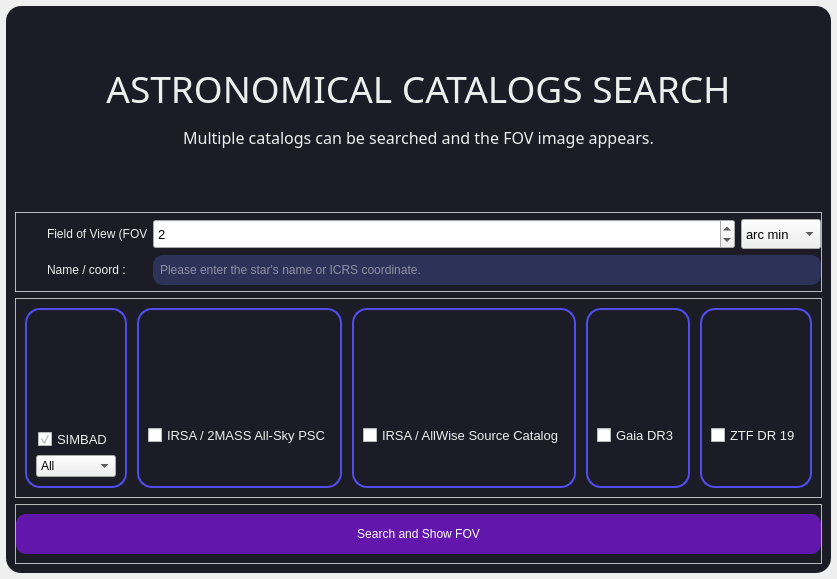
      <widget class="QWidget" name="simdataPage">
       <property name="styleSheet">
        <string notr="true">QTableView {
background: #2d3259;
gridline-color:black;
border-radius: 15px;
border-color: #000000;
padding: 10px;
font-size: 9pt;
color: #eeeeee;
}

QTableView::item 
        {   
            color: white;
            background:black;            
        }
 QTableView::item:hover
        {   
            color: black;
            background:#ffaa00;            
        }
 QTableView::item:focus
        {   
            color: #eeeeee;
            background:#6316AC;            
        }


QHeaderView::section {

color:white; 
background-color:#232326 ;
border: none;
border-style:none;

 }
 QHeaderView {
    background: #2d3259;

}

QTableCornerButton::section { 
background-color:#232326; 
border-top-left-radius: 10px;
}

</string>
       </property>
       <layout class="QGridLayout" name="gridLayout_12">
        <property name="leftMargin">
         <number>6</number>
        </property>
        <property name="topMargin">
         <number>6</number>
        </property>
        <property name="rightMargin">
         <number>6</number>
        </property>
        <property name="bottomMargin">
         <number>6</number>
        </property>
        <item row="0" column="0">
         <widget class="QFrame" name="simframe">
          <property name="font">
           <font>
            <family>Candara</family>
            <weight>75</weight>
            <bold>true</bold>
           </font>
          </property>
          <property name="styleSheet">
           <string notr="true">#simframe{
background-color: #1c1c27;
border-radius: 15px;
}</string>
          </property>
          <property name="frameShape">
           <enum>QFrame::StyledPanel</enum>
          </property>
          <property name="frameShadow">
           <enum>QFrame::Raised</enum>
          </property>
          <layout class="QGridLayout" name="gridLayout_9">
           <property name="topMargin">
            <number>0</number>
           </property>
           <item row="1" column="0" colspan="2">
            <widget class="QFrame" name="qregframe">
             <property name="minimumSize">
              <size>
               <width>0</width>
               <height>30</height>
              </size>
             </property>
             <property name="maximumSize">
              <size>
               <width>16777215</width>
               <height>200</height>
              </size>
             </property>
             <property name="frameShape">
              <enum>QFrame::StyledPanel</enum>
             </property>
             <property name="frameShadow">
              <enum>QFrame::Raised</enum>
             </property>
             <layout class="QGridLayout" name="gridLayout_29">
              <property name="leftMargin">
               <number>0</number>
              </property>
              <property name="topMargin">
               <number>6</number>
              </property>
              <property name="rightMargin">
               <number>0</number>
              </property>
              <property name="bottomMargin">
               <number>6</number>
              </property>
              <item row="2" column="2" colspan="5">
               <widget class="QLineEdit" name="sim_lineEdit">
                <property name="minimumSize">
                 <size>
                  <width>0</width>
                  <height>30</height>
                 </size>
                </property>
                <property name="styleSheet">
                 <string notr="true">QLineEdit {
background: #2d3259;
border-radius: 10px;
color: #eeeeee;
font-family:Arial ;
padding: 5px;
}

QLineEdit:focus {
border: 2px solid #5190CB;

}</string>
                </property>
                <property name="text">
                 <string/>
                </property>
                <property name="placeholderText">
                 <string>Please enter the star's name or ICRS coordinate.</string>
                </property>
                <property name="clearButtonEnabled">
                 <bool>true</bool>
                </property>
               </widget>
              </item>
              <item row="2" column="1">
               <widget class="QLabel" name="label">
                <property name="minimumSize">
                 <size>
                  <width>100</width>
                  <height>0</height>
                 </size>
                </property>
                <property name="maximumSize">
                 <size>
                  <width>100</width>
                  <height>16777215</height>
                 </size>
                </property>
                <property name="styleSheet">
                 <string notr="true">QLabel {
color: #eeeeee;

}</string>
                </property>
                <property name="text">
                 <string>Name / coord :</string>
                </property>
               </widget>
              </item>
              <item row="2" column="0">
               <widget class="QLabel" name="label_2">
                <property name="minimumSize">
                 <size>
                  <width>25</width>
                  <height>25</height>
                 </size>
                </property>
                <property name="maximumSize">
                 <size>
                  <width>25</width>
                  <height>25</height>
                 </size>
                </property>
                <property name="text">
                 <string/>
                </property>
                <property name="pixmap">
                 <pixmap resource="../icon.qrc">:/icon/icon/index.svg</pixmap>
                </property>
               </widget>
              </item>
              <item row="0" column="0">
               <widget class="QLabel" name="queryiconlabel">
                <property name="minimumSize">
                 <size>
                  <width>25</width>
                  <height>25</height>
                 </size>
                </property>
                <property name="maximumSize">
                 <size>
                  <width>25</width>
                  <height>25</height>
                 </size>
                </property>
                <property name="text">
                 <string/>
                </property>
                <property name="pixmap">
                 <pixmap resource="../icon.qrc">:/icon/icon/region.svg</pixmap>
                </property>
                <property name="scaledContents">
                 <bool>true</bool>
                </property>
               </widget>
              </item>
              <item row="0" column="1">
               <widget class="QLabel" name="querylabel">
                <property name="minimumSize">
                 <size>
                  <width>100</width>
                  <height>30</height>
                 </size>
                </property>
                <property name="maximumSize">
                 <size>
                  <width>100</width>
                  <height>30</height>
                 </size>
                </property>
                <property name="text">
                 <string>&lt;html&gt;&lt;head/&gt;&lt;body&gt;&lt;p&gt;&lt;span style=&quot; color:#eeeeee;&quot;&gt;Field of View (FOV) :&lt;/span&gt;&lt;/p&gt;&lt;/body&gt;&lt;/html&gt;</string>
                </property>
               </widget>
              </item>
              <item row="0" column="2">
               <widget class="QSpinBox" name="qregion_spinBox">
                <property name="sizePolicy">
                 <sizepolicy hsizetype="Expanding" vsizetype="Fixed">
                  <horstretch>0</horstretch>
                  <verstretch>0</verstretch>
                 </sizepolicy>
                </property>
                <property name="minimumSize">
                 <size>
                  <width>0</width>
                  <height>30</height>
                 </size>
                </property>
                <property name="maximumSize">
                 <size>
                  <width>16777215</width>
                  <height>30</height>
                 </size>
                </property>
                <property name="font">
                 <font>
                  <family>Arial</family>
                  <pointsize>10</pointsize>
                 </font>
                </property>
                <property name="minimum">
                 <number>1</number>
                </property>
                <property name="maximum">
                 <number>60</number>
                </property>
                <property name="value">
                 <number>2</number>
                </property>
               </widget>
              </item>
              <item row="0" column="3" colspan="4">
               <widget class="QComboBox" name="qregion_comboBox">
                <property name="sizePolicy">
                 <sizepolicy hsizetype="Preferred" vsizetype="Fixed">
                  <horstretch>0</horstretch>
                  <verstretch>0</verstretch>
                 </sizepolicy>
                </property>
                <property name="minimumSize">
                 <size>
                  <width>80</width>
                  <height>30</height>
                 </size>
                </property>
                <property name="maximumSize">
                 <size>
                  <width>16777215</width>
                  <height>30</height>
                 </size>
                </property>
                <property name="font">
                 <font>
                  <family>Segoe UI</family>
                  <pointsize>10</pointsize>
                 </font>
                </property>
                <property name="currentIndex">
                 <number>1</number>
                </property>
                <item>
                 <property name="text">
                  <string>deg</string>
                 </property>
                </item>
                <item>
                 <property name="text">
                  <string>arc min</string>
                 </property>
                </item>
                <item>
                 <property name="text">
                  <string>arc sec</string>
                 </property>
                </item>
               </widget>
              </item>
             </layout>
            </widget>
           </item>
           <item row="3" column="0" colspan="2">
            <widget class="QFrame" name="frame_5">
             <property name="minimumSize">
              <size>
               <width>0</width>
               <height>200</height>
              </size>
             </property>
             <property name="maximumSize">
              <size>
               <width>16777215</width>
               <height>200</height>
              </size>
             </property>
             <property name="styleSheet">
              <string notr="true">QRadioButton{
color: #eeeeee;
}

QRadioButton::indicator {
width: 18px;
height: 18px;
border-radius:8px;
}

QRadioButton::indicator::unchecked
{
   background-color: #eeeeee;
}
QRadioButton::indicator:unchecked:hover
{
    background-color: #6316AC;
}
QRadioButton::indicator::checked 
{
   background-color: #6fcf97;
}

QRadioButton::indicator:checked:pressed 
{
   background-color: #7e31b5;
}

QRadioButton::indicator:unchecked:pressed 
{
   background-color: #7e31b5;
}

QCheckBox{
color: #eeeeee;
}</string>
             </property>
             <property name="frameShape">
              <enum>QFrame::StyledPanel</enum>
             </property>
             <property name="frameShadow">
              <enum>QFrame::Raised</enum>
             </property>
             <layout class="QGridLayout" name="gridLayout_31">
              <property name="horizontalSpacing">
               <number>10</number>
              </property>
              <item row="0" column="4">
               <widget class="QFrame" name="gaia_frame_cat">
                <property name="styleSheet">
                 <string notr="true">#gaia_frame_cat {
border: 2px solid #524eee;
border-radius: 15px;

}</string>
                </property>
                <property name="frameShape">
                 <enum>QFrame::StyledPanel</enum>
                </property>
                <property name="frameShadow">
                 <enum>QFrame::Raised</enum>
                </property>
                <layout class="QGridLayout" name="gridLayout_35">
                 <item row="0" column="0" alignment="Qt::AlignHCenter">
                  <widget class="QLabel" name="gaialabel_2">
                   <property name="minimumSize">
                    <size>
                     <width>40</width>
                     <height>40</height>
                    </size>
                   </property>
                   <property name="maximumSize">
                    <size>
                     <width>40</width>
                     <height>40</height>
                    </size>
                   </property>
                   <property name="text">
                    <string/>
                   </property>
                   <property name="pixmap">
                    <pixmap resource="../icon.qrc">:/icon/icon/Logo_Gaia.png</pixmap>
                   </property>
                   <property name="scaledContents">
                    <bool>true</bool>
                   </property>
                  </widget>
                 </item>
                 <item row="1" column="0" alignment="Qt::AlignHCenter">
                  <widget class="QCheckBox" name="gaia_checkBox">
                   <property name="minimumSize">
                    <size>
                     <width>0</width>
                     <height>20</height>
                    </size>
                   </property>
                   <property name="maximumSize">
                    <size>
                     <width>16777215</width>
                     <height>20</height>
                    </size>
                   </property>
                   <property name="font">
                    <font>
                     <family>Segoe UI</family>
                     <pointsize>10</pointsize>
                    </font>
                   </property>
                   <property name="text">
                    <string>Gaia DR3</string>
                   </property>
                  </widget>
                 </item>
                </layout>
               </widget>
              </item>
              <item row="0" column="0">
               <widget class="QFrame" name="simbad_frame_cat">
                <property name="styleSheet">
                 <string notr="true">#simbad_frame_cat{
border: 2px solid #524eee;
border-radius: 15px;

}</string>
                </property>
                <property name="frameShape">
                 <enum>QFrame::StyledPanel</enum>
                </property>
                <property name="frameShadow">
                 <enum>QFrame::Raised</enum>
                </property>
                <layout class="QGridLayout" name="gridLayout_32">
                 <item row="2" column="0">
                  <spacer name="verticalSpacer_10">
                   <property name="orientation">
                    <enum>Qt::Vertical</enum>
                   </property>
                   <property name="sizeHint" stdset="0">
                    <size>
                     <width>20</width>
                     <height>40</height>
                    </size>
                   </property>
                  </spacer>
                 </item>
                 <item row="4" column="0" alignment="Qt::AlignHCenter">
                  <widget class="QComboBox" name="simtype_combobox">
                   <property name="minimumSize">
                    <size>
                     <width>80</width>
                     <height>0</height>
                    </size>
                   </property>
                   <property name="maximumSize">
                    <size>
                     <width>80</width>
                     <height>16777215</height>
                    </size>
                   </property>
                   <item>
                    <property name="text">
                     <string>All</string>
                    </property>
                   </item>
                   <item>
                    <property name="text">
                     <string>Only stars</string>
                    </property>
                   </item>
                  </widget>
                 </item>
                 <item row="1" column="0" alignment="Qt::AlignHCenter">
                  <widget class="QLabel" name="simlabel_2">
                   <property name="minimumSize">
                    <size>
                     <width>80</width>
                     <height>40</height>
                    </size>
                   </property>
                   <property name="maximumSize">
                    <size>
                     <width>80</width>
                     <height>40</height>
                    </size>
                   </property>
                   <property name="text">
                    <string/>
                   </property>
                   <property name="pixmap">
                    <pixmap resource="../icon.qrc">:/icon/icon/simbad.png</pixmap>
                   </property>
                   <property name="scaledContents">
                    <bool>true</bool>
                   </property>
                  </widget>
                 </item>
                 <item row="3" column="0" alignment="Qt::AlignHCenter">
                  <widget class="QCheckBox" name="simbad_checkBox">
                   <property name="minimumSize">
                    <size>
                     <width>0</width>
                     <height>20</height>
                    </size>
                   </property>
                   <property name="maximumSize">
                    <size>
                     <width>16777215</width>
                     <height>20</height>
                    </size>
                   </property>
                   <property name="font">
                    <font>
                     <family>Segoe UI</family>
                     <pointsize>10</pointsize>
                    </font>
                   </property>
                   <property name="text">
                    <string>SIMBAD</string>
                   </property>
                   <property name="checked">
                    <bool>true</bool>
                   </property>
                  </widget>
                 </item>
                 <item row="0" column="0">
                  <spacer name="verticalSpacer_11">
                   <property name="orientation">
                    <enum>Qt::Vertical</enum>
                   </property>
                   <property name="sizeHint" stdset="0">
                    <size>
                     <width>20</width>
                     <height>40</height>
                    </size>
                   </property>
                  </spacer>
                 </item>
                </layout>
               </widget>
              </item>
              <item row="0" column="1">
               <widget class="QFrame" name="tmass_frame_cat">
                <property name="styleSheet">
                 <string notr="true">#tmass_frame_cat {
border: 2px solid #524eee;
border-radius: 15px;

}</string>
                </property>
                <property name="frameShape">
                 <enum>QFrame::StyledPanel</enum>
                </property>
                <property name="frameShadow">
                 <enum>QFrame::Raised</enum>
                </property>
                <layout class="QGridLayout" name="gridLayout_33">
                 <item row="1" column="0" colspan="2">
                  <widget class="QCheckBox" name="irsa_checkBox">
                   <property name="minimumSize">
                    <size>
                     <width>0</width>
                     <height>20</height>
                    </size>
                   </property>
                   <property name="font">
                    <font>
                     <family>Segoe UI</family>
                     <pointsize>10</pointsize>
                    </font>
                   </property>
                   <property name="text">
                    <string>IRSA / 2MASS All-Sky PSC</string>
                   </property>
                  </widget>
                 </item>
                 <item row="0" column="1">
                  <widget class="QLabel" name="twomasslabel_2">
                   <property name="minimumSize">
                    <size>
                     <width>80</width>
                     <height>40</height>
                    </size>
                   </property>
                   <property name="maximumSize">
                    <size>
                     <width>80</width>
                     <height>40</height>
                    </size>
                   </property>
                   <property name="text">
                    <string/>
                   </property>
                   <property name="pixmap">
                    <pixmap resource="../icon.qrc">:/icon/icon/2mass.png</pixmap>
                   </property>
                   <property name="scaledContents">
                    <bool>true</bool>
                   </property>
                  </widget>
                 </item>
                 <item row="0" column="0">
                  <widget class="QLabel" name="irsalabel_2">
                   <property name="minimumSize">
                    <size>
                     <width>80</width>
                     <height>40</height>
                    </size>
                   </property>
                   <property name="maximumSize">
                    <size>
                     <width>80</width>
                     <height>40</height>
                    </size>
                   </property>
                   <property name="text">
                    <string/>
                   </property>
                   <property name="pixmap">
                    <pixmap resource="../icon.qrc">:/icon/icon/irsa.png</pixmap>
                   </property>
                   <property name="scaledContents">
                    <bool>true</bool>
                   </property>
                  </widget>
                 </item>
                </layout>
               </widget>
              </item>
              <item row="0" column="3">
               <widget class="QFrame" name="wise_frame_cat">
                <property name="styleSheet">
                 <string notr="true">#wise_frame_cat {
border: 2px solid#524eee;
border-radius: 15px;

}</string>
                </property>
                <property name="frameShape">
                 <enum>QFrame::StyledPanel</enum>
                </property>
                <property name="frameShadow">
                 <enum>QFrame::Raised</enum>
                </property>
                <layout class="QGridLayout" name="gridLayout_34">
                 <item row="0" column="0">
                  <widget class="QLabel" name="irsalabel_3">
                   <property name="minimumSize">
                    <size>
                     <width>80</width>
                     <height>40</height>
                    </size>
                   </property>
                   <property name="maximumSize">
                    <size>
                     <width>80</width>
                     <height>40</height>
                    </size>
                   </property>
                   <property name="text">
                    <string/>
                   </property>
                   <property name="pixmap">
                    <pixmap resource="../icon.qrc">:/icon/icon/irsa.png</pixmap>
                   </property>
                   <property name="scaledContents">
                    <bool>true</bool>
                   </property>
                  </widget>
                 </item>
                 <item row="0" column="1">
                  <widget class="QLabel" name="irsalabel_4">
                   <property name="minimumSize">
                    <size>
                     <width>80</width>
                     <height>40</height>
                    </size>
                   </property>
                   <property name="maximumSize">
                    <size>
                     <width>80</width>
                     <height>40</height>
                    </size>
                   </property>
                   <property name="text">
                    <string/>
                   </property>
                   <property name="pixmap">
                    <pixmap resource="../icon.qrc">:/icon/icon/WISE_logo.png</pixmap>
                   </property>
                   <property name="scaledContents">
                    <bool>true</bool>
                   </property>
                  </widget>
                 </item>
                 <item row="1" column="0" colspan="2">
                  <widget class="QCheckBox" name="wise_checkBox">
                   <property name="minimumSize">
                    <size>
                     <width>0</width>
                     <height>20</height>
                    </size>
                   </property>
                   <property name="maximumSize">
                    <size>
                     <width>16777215</width>
                     <height>20</height>
                    </size>
                   </property>
                   <property name="font">
                    <font>
                     <family>Segoe UI</family>
                     <pointsize>10</pointsize>
                    </font>
                   </property>
                   <property name="text">
                    <string>IRSA / AllWise Source Catalog</string>
                   </property>
                  </widget>
                 </item>
                </layout>
               </widget>
              </item>
              <item row="0" column="5">
               <widget class="QFrame" name="ztf_frame_cat">
                <property name="styleSheet">
                 <string notr="true">#ztf_frame_cat {
border: 2px solid #524eee;
border-radius: 15px;

}</string>
                </property>
                <property name="frameShape">
                 <enum>QFrame::StyledPanel</enum>
                </property>
                <property name="frameShadow">
                 <enum>QFrame::Raised</enum>
                </property>
                <layout class="QGridLayout" name="gridLayout_36">
                 <item row="0" column="0" alignment="Qt::AlignHCenter">
                  <widget class="QLabel" name="ztflabel_2">
                   <property name="minimumSize">
                    <size>
                     <width>65</width>
                     <height>40</height>
                    </size>
                   </property>
                   <property name="maximumSize">
                    <size>
                     <width>65</width>
                     <height>40</height>
                    </size>
                   </property>
                   <property name="text">
                    <string/>
                   </property>
                   <property name="pixmap">
                    <pixmap resource="../icon.qrc">:/icon/icon/ztf_logo.png</pixmap>
                   </property>
                   <property name="scaledContents">
                    <bool>true</bool>
                   </property>
                  </widget>
                 </item>
                 <item row="1" column="0" alignment="Qt::AlignHCenter">
                  <widget class="QCheckBox" name="ztf_checkBox">
                   <property name="minimumSize">
                    <size>
                     <width>0</width>
                     <height>20</height>
                    </size>
                   </property>
                   <property name="maximumSize">
                    <size>
                     <width>16777215</width>
                     <height>20</height>
                    </size>
                   </property>
                   <property name="font">
                    <font>
                     <family>Segoe UI</family>
                     <pointsize>10</pointsize>
                    </font>
                   </property>
                   <property name="text">
                    <string>ZTF DR 19</string>
                   </property>
                  </widget>
                 </item>
                </layout>
               </widget>
              </item>
             </layout>
            </widget>
           </item>
           <item row="4" column="0" colspan="2">
            <widget class="QFrame" name="frame_3">
             <property name="minimumSize">
              <size>
               <width>200</width>
               <height>60</height>
              </size>
             </property>
             <property name="maximumSize">
              <size>
               <width>16777215</width>
               <height>100</height>
              </size>
             </property>
             <property name="styleSheet">
              <string notr="true">QPushButton{
background-color:  #6316AC;
border-radius: 10px;
	color: rgb(255, 255, 255);
}
QPushButton:hover {
background-color: #765cde;
}
    
QPushButton:pressed {
    background-color: #7e31b5;
}</string>
             </property>
             <property name="frameShape">
              <enum>QFrame::StyledPanel</enum>
             </property>
             <property name="frameShadow">
              <enum>QFrame::Raised</enum>
             </property>
             <layout class="QGridLayout" name="gridLayout_30">
              <property name="leftMargin">
               <number>0</number>
              </property>
              <property name="topMargin">
               <number>6</number>
              </property>
              <property name="rightMargin">
               <number>0</number>
              </property>
              <property name="bottomMargin">
               <number>6</number>
              </property>
              <item row="0" column="0">
               <widget class="QPushButton" name="searchBtn">
                <property name="minimumSize">
                 <size>
                  <width>0</width>
                  <height>40</height>
                 </size>
                </property>
                <property name="maximumSize">
                 <size>
                  <width>16777215</width>
                  <height>16777215</height>
                 </size>
                </property>
                <property name="styleSheet">
                 <string notr="true"/>
                </property>
                <property name="text">
                 <string>Search and Show FOV</string>
                </property>
                <property name="icon">
                 <iconset resource="../icon.qrc">
                  <normaloff>:/icon/icon/search_wh.svg</normaloff>:/icon/icon/search_wh.svg</iconset>
                </property>
                <property name="autoDefault">
                 <bool>true</bool>
                </property>
               </widget>
              </item>
             </layout>
            </widget>
           </item>
           <item row="0" column="0" colspan="2">
            <widget class="QLabel" name="label_3">
             <property name="minimumSize">
              <size>
               <width>0</width>
               <height>200</height>
              </size>
             </property>
             <property name="maximumSize">
              <size>
               <width>16777215</width>
               <height>200</height>
              </size>
             </property>
             <property name="font">
              <font>
               <family>Bahnschrift Light Condensed</family>
               <weight>50</weight>
               <italic>false</italic>
               <bold>false</bold>
              </font>
             </property>
             <property name="styleSheet">
              <string notr="true">QLabel{
background-image : url(:/icon/icon/catalog.png);
border-radius: 30px;
}</string>
             </property>
             <property name="text">
              <string>&lt;html&gt;&lt;head/&gt;&lt;body&gt;&lt;p align=&quot;center&quot;&gt;&lt;span style=&quot; font-size:28pt; color:#eeeeee;&quot;&gt;ASTRONOMICAL CATALOGS SEARCH&lt;/span&gt;&lt;/p&gt;&lt;p align=&quot;center&quot;&gt;&lt;span style=&quot; font-size:12pt; color:#eeeeee;&quot;&gt;Multiple catalogs can be searched and the FOV image appears.&lt;/span&gt;&lt;/p&gt;&lt;/body&gt;&lt;/html&gt;</string>
             </property>
             <property name="textFormat">
              <enum>Qt::RichText</enum>
             </property>
             <property name="scaledContents">
              <bool>false</bool>
             </property>
             <property name="wordWrap">
              <bool>false</bool>
             </property>
             <property name="indent">
              <number>-1</number>
             </property>
            </widget>
           </item>
          </layout>
         </widget>
        </item>
       </layout>
      </widget>
